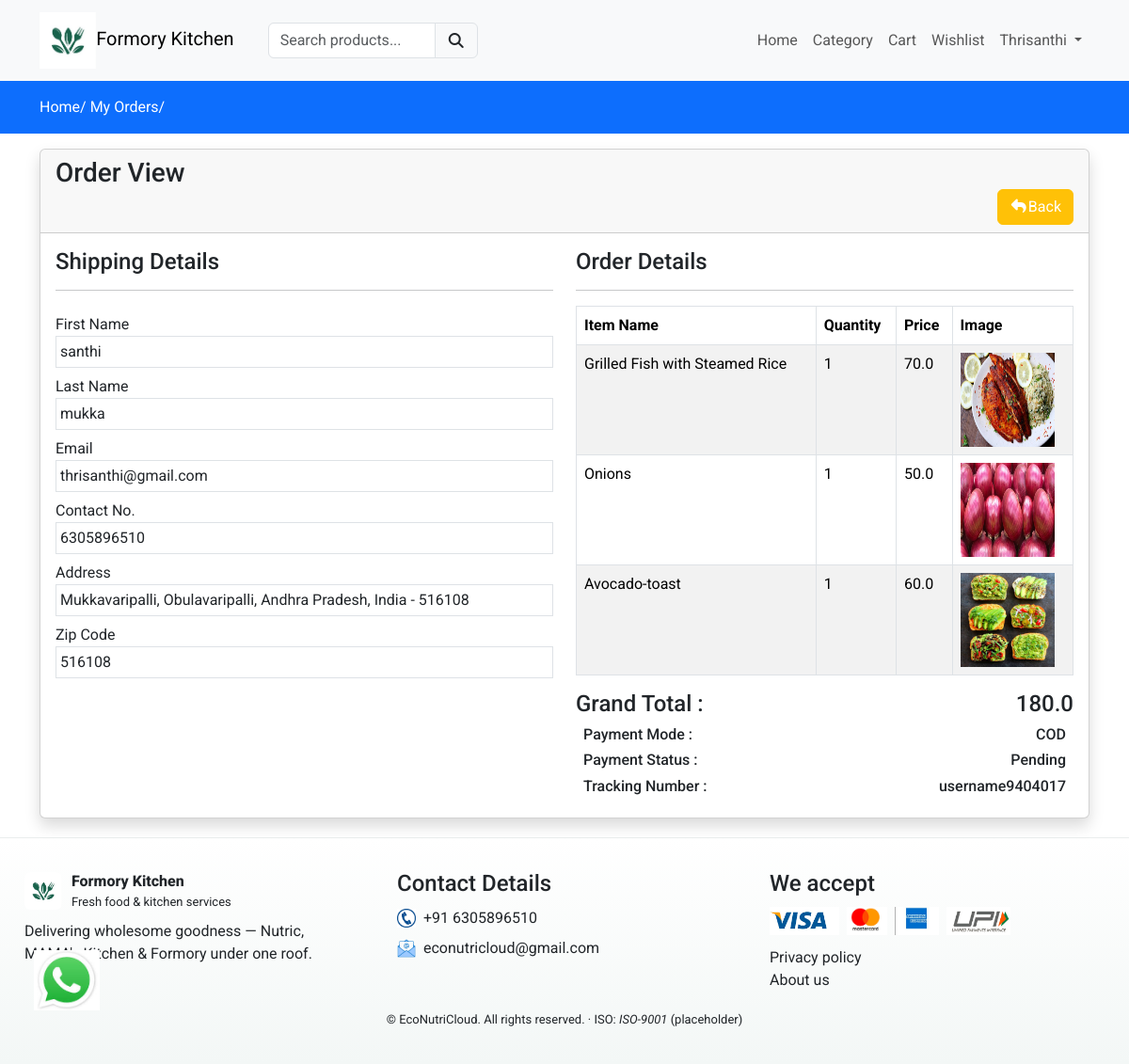
The page /view-order/username9404017 (signed in) on the database its author committed.
### formoryapp/models.py (models this page shows, shortened)
class Order(models.Model):
    user = models.ForeignKey(User,on_delete=models.CASCADE)
    fname = models.CharField(max_length=150,null=False)
    lname = models.CharField(max_length=150,null=False)
    email = models.CharField(max_length=150,null=False)
    phone = models.CharField(max_length=150,null=False)
    address = models.TextField(null=False)
    city = models.CharField(max_length=150,null=False)
    state = models.CharField(max_length=150,null=False)
    country = models.CharField(max_length=150,null=False)
    pincode = models.CharField(max_length=150,null=False)
    total_price = models.FloatField(null=False)
    payment_mode = models.CharField(max_length=150,null=False)
    payment_id = models.CharField(max_length=250,null=True)
    razorpay_order_id = models.CharField(max_length=250, null=True, blank=True)  # add this field
    orderstatus = (
        ('Pending','Pending'),
        ('Out for Shipping','Out for Shipping'),
        ('Completed','Completed'),
    )
    status = models.CharField(max_length=150,choices=orderstatus,default='Paid')
    message = models.TextField(null=True)
    tracking_no = models.CharField(max_length=150,null=True)
    created_at = models.DateTimeField(auto_now_add=True)
    updated_at = models.DateTimeField(auto_now=True)

class OrderItem(models.Model):
    order = models.ForeignKey(Order,on_delete=models.CASCADE)
    product = models.ForeignKey(Product,on_delete=models.CASCADE)
    price = models.FloatField(null=False)
    quantity = models.IntegerField(null=False)

class Product(models.Model):
    category = models.ForeignKey(Category, on_delete=models.CASCADE)
    slug = models.CharField(max_length=150, null=False, blank=False)
    name = models.CharField(max_length=150, null=False, blank=False)
    product_image = models.ImageField(upload_to=get_file_path, null=True, blank=True)
    small_description = models.CharField(max_length=250, null=False, blank=False)
    quantity = models.DecimalField(max_digits=10, decimal_places=2, null=False, blank=False)
    description = models.TextField(max_length=500, null=False, blank=True)
    original_price = models.FloatField(null=False, blank=False)
    selling_price = models.FloatField(null=False, blank=False)
    status = models.BooleanField(default=False, help_text="0=default,1=Hidden")
    trending = models.BooleanField(default=False, help_text="0=default,1=Trending")
    tag = models.CharField(max_length=150, null=False, blank=True)
    meta_title = models.CharField(max_length=150, null=False, blank=True)
    meta_keywords = models.CharField(max_length=150, null=False, blank=True)
    meta_description = models.TextField(max_length=500, null=False, blank=True)
    created_at = models.DateTimeField(auto_now_add=True)

### formoryapp/controller/orders.py (the view)
# urls.py: path('view-order/<str:t_no>',orders.view,name="orderview"),
@login_required(login_url='loginpage')
def view(request, t_no):
    order = get_object_or_404(Order, tracking_no=t_no, user=request.user)
    orderitems = OrderItem.objects.filter(order=order)
    context = {
        'order': order,
        'orderitems': orderitems
    }
    return render(request, 'orderview.html', context)

### formoryapp/templates/orderview.html
{% extends "main.html" %}
{% block content %}
<div class="py-3 bg-primary">
    <div class="container">
        <a class="text-white" href="{% url 'formoryhome' %}">Home/</a>
        <a class="text-white" href="{% url 'myorders' %}">My Orders/</a>
    </div>
</div>
<div class="container mt-3">
    <div class="row">
        <div class="col-md-12">
            <div class="card shadow">
                <div class="card-header">
                    <h3 class="mb-0">Order View</h3>
                    <a class="btn btn-warning float-end text-white" href="{% url 'myorders' %}"><i class="fa fa-reply"></i>Back</a>
                </div>
                <div class="card-body">
                    <div class="row">
                        <div class="col-md-6">
                            <h4>Shipping Details</h4>
                            <hr>
                            <label class="mt-2">First Name</label>
                            <div class="border p-1">{{ order.fname }}</div>
                            <label class="mt-2">Last Name</label>
                            <div class="border p-1">{{ order.lname }}</div>
                            <label class="mt-2">Email</label>
                            <div class="border p-1">{{ order.email }}</div>
                            <label class="mt-2">Contact No.</label>
                            <div class="border p-1">{{ order.phone }}</div>
                            <label class="mt-2">Address</label>
                            <div class="border p-1">
                                {{ order.address }}, {{ order.city }}, {{ order.state }}, {{ order.country }} - {{ order.pincode }}
                            </div>
                            <label class="mt-2">Zip Code</label>
                            <div class="border p-1">{{ order.pincode }}</div>
                        </div>
                        <div class="col-md-6">
                            <h4>Order Details</h4>
                            <hr>
                            <div class="table-responsive">
                                <table class="table table-bordered table-striped">
                                    <thead>
                                        <tr>
                                            <th>Item Name</th>
                                            <th>Quantity</th>
                                            <th>Price</th>
                                            <th>Image</th>
                                        </tr>
                                    </thead>
                                    <tbody>
                                        {% for item in orderitems %}
                                            <tr>
                                                <td>{{ item.product.name }}</td>
                                                <td>{{ item.quantity }}</td>
                                                <td>{{ item.price }}</td>
                                                <td>
                                                    <img src="{{ item.product.product_image.url }}" width="100" height="100" alt="{{ item.product.name }}">
                                                </td>
                                            </tr>
                                        {% empty %}
                                            <tr>
                                                <td colspan="4" class="text-center">No items in this order</td>
                                            </tr>
                                        {% endfor %}
                                    </tbody>
                                </table>
                                <h4>Grand Total : <span class="float-end">{{ order.total_price }}</span></h4>
                                <h6 class="px-2">Payment Mode : <span class="float-end">{{ order.payment_mode }}</span></h6>
                                <h6 class="px-2">Payment Status : <span class="float-end">{{ order.status }}</span></h6>
                                <h6 class="px-2">Tracking Number : <span class="float-end">{{ order.tracking_no }}</span></h6>
                            </div>
                        </div>
                    </div>
                </div>
            </div>
        </div>
    </div>
</div>
{% endblock content %}

### formoryapp/templates/navbar.html (shortened to what this page needs)
{% load static %}
<nav class="navbar navbar-expand-lg bg-body-tertiary">
  <div class="container">
    <a class="navbar-brand logo" href="{% url 'formoryhome' %}"><img src="{% static 'images/formory_kitchen.jpg' %}" alt="Formory Logo" style="height: 60px; width: auto;">Formory Kitchen</a>
    <div class="search-bar">
      <form action="{% url "searchproduct" %}" method="POST">
       <div class="input-group">
         <input type="search" required class="form-control" name="productsearch" id="searchproducts" placeholder="Search products...">
         <button type="submit" class="input-group-text"><i class="fa fa-search"></i></button>
      </div>
     </form>
    </div>
    <div class="collapse navbar-collapse" id="navbarNavDropdown">
      <ul class="navbar-nav ms-auto">
        <li class="nav-item">
          <a class="nav-link {% if request.resolver_match.url_name == 'home' %} active {% endif %} " aria-current="page" href="{% url 'mainhome' %}">Home</a>
        </li>
        <li class="nav-item">
          <a class="nav-link {% if request.resolver_match.url_name == 'category' %} active {% endif %} " href="{% url 'category' %}">Category</a>
        </li>
        <li class="nav-item">
          <a class="nav-link {% if request.resolver_match.url_name == 'cart' %} active {% endif %}" aria-current="page" href="{% url 'cart' %}">Cart</a>
        </li>
        <li class="nav-item">
          <a class="nav-link {% if request.resolver_match.url_name == 'wishlist' %} active {% endif %}" aria-current="page" href="{% url 'wishlist' %}">Wishlist</a>
        </li>
        {% if request.user.is_authenticated %}
           <li class="nav-item dropdown">
          <a class="nav-link dropdown-toggle" href="#" id="navbarNavDropdown" role="button" data-bs-toggle="dropdown" aria-expanded="false">
            {{ request.user }}
          </a>
        </li>
        {% endif %}
      </ul>
    </div>
  </div>
</nav>

### formoryapp/static/css/custom.css (style rules this page uses)
.search-bar { width: 20% !important; margin-left: 20px !important; }

### formoryapp/templates/main.html (style rules this page uses)
* { font-family:'Roboto',sans-serif; }
a { text-decoration:none; color:#000; }

### rows shown on the page
Order: fname "santhi", lname "mukka", email "thrisanthi@gmail.com", phone "6305896510", address "Mukkavaripalli", city "Obulavaripalli", state "Andhra Pradesh", country "India", pincode "516108", total_price "180.0", payment_mode "COD", status "Pending", tracking_no "username9404017"
OrderItem: product.name "Grilled Fish with Steamed Rice", quantity "1", price "70.0", product.product_image (picture)
OrderItem: product.name "Onions", quantity "1", price "50.0", product.product_image (picture)
OrderItem: product.name "Avocado-toast", quantity "1", price "60.0", product.product_image (picture)

### other values the page prints
{{ request.user }} "Thrisanthi"
